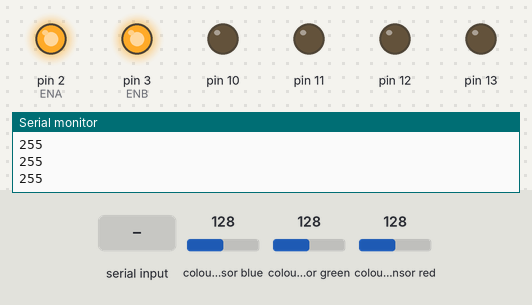
A sketch run on a simulated Arduino Uno, built with avr-gcc and run on an emulated ATmega328P. On the bench: output pins drawn as LEDs (lit = HIGH), the last lines printed to the serial monitor. Wiring (inferred from the names in the program): TCS3200 colour sensor: output pin 8; S2 pin 5; S3 pin 4; S0 pin 7; S1 pin 6. Inputs (shaded band) come from the test bench; at power-on: colour sensor blue 128, colour sensor green 128, colour sensor red 128. Pins used as bus, display or sensor lines are not drawn.

Above: at 1.2 s.
1.3 s: "F" received over Serial
At 2.4 s:
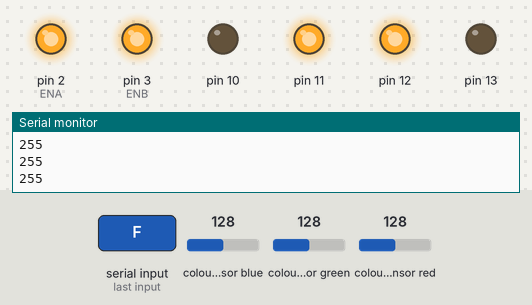
2.8 s: colour sensor blue set to 136
At 3.8 s:
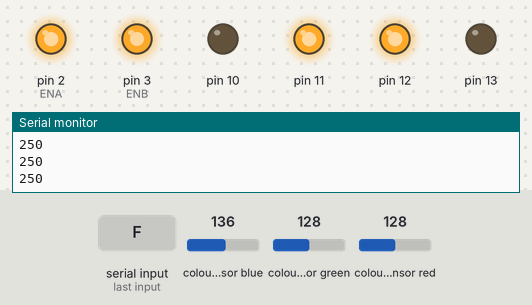
4.3 s: "B" received over Serial
At 5.3 s:
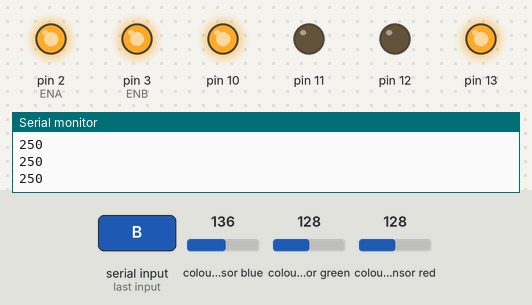
5.8 s: colour sensor green set to 133
At 6.7 s:
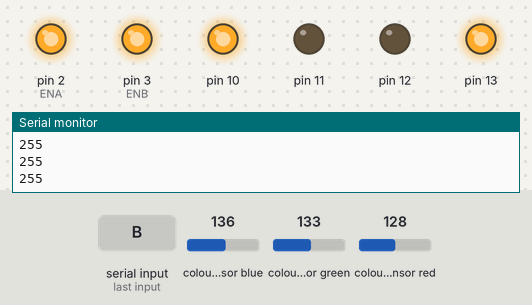
7.3 s: colour sensor green set to 140
At 8.1 s:
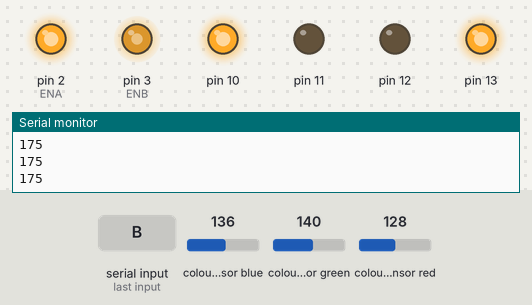
8.8 s: "R" received over Serial
At 9.5 s:
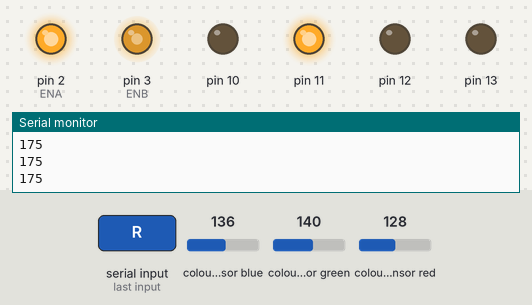
Timing chart, 0 to 11.3 s (numbered marks = the images above; inputs shaded):
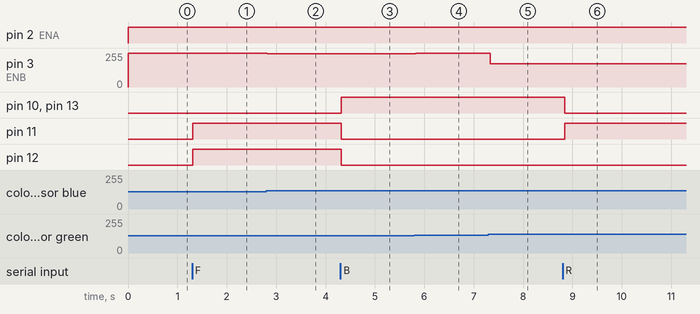

Measured:
- the behaviour switches between 136 and 137 on colour sensor green (found by bisection; images 4 and 5)
- after the input at 1.3 s, pin 11, pin 12: LOW → HIGH at once
- after the input at 2.8 s, pin 3 (ENB): 255/255 → 250/255 at once
- after the input at 4.3 s, pin 10, pin 13: LOW → HIGH at once; pin 11, pin 12: HIGH → LOW at once
- after the input at 5.8 s, pin 3 (ENB): 250/255 → 255/255 at once
- after the input at 7.3 s, pin 3 (ENB): 255/255 → 175/255 at once
- after the input at 8.8 s, pin 10, pin 13: HIGH → LOW after 0.05 s; pin 11: LOW → HIGH after 0.05 s

The sketch:

final_code.ino
```cpp
const int ENA = 2;
const int ENB = 3;
const int s0 = 7;
const int s1 = 6;
const int s2 = 5;
const int s3 = 4;
const int out = 8;
int red = 0;
int green = 0;
int blue = 0;
char t;
void speed_control(int,int);
int color_sensor_function();
void color();
void setup() {
pinMode (ENA, OUTPUT);
pinMode (ENB, OUTPUT);
pinMode(13,OUTPUT);
pinMode(12,OUTPUT);
pinMode(11,OUTPUT);
pinMode(10,OUTPUT);
Serial.begin(9600);
pinMode(s0, OUTPUT);
pinMode(s1, OUTPUT);
pinMode(s2, OUTPUT);
pinMode(s3, OUTPUT);
pinMode(out, INPUT);
digitalWrite(s0, HIGH);
digitalWrite(s1, HIGH);
}
void loop() {
if(Serial.available()){
  t = Serial.read();
  Serial.println(t);
}
if(t == 'F'){
  digitalWrite(13,LOW);
  digitalWrite(12,HIGH);
  digitalWrite(11,HIGH);
  digitalWrite(10,LOW);
}
else if(t == 'B'){
  digitalWrite(13,HIGH);
  digitalWrite(12,LOW);
  digitalWrite(11,LOW);
  digitalWrite(10,HIGH);
}
else if(t == 'R'){
  digitalWrite(13,LOW);
  digitalWrite(12,LOW);
  digitalWrite(10,LOW);
  digitalWrite(11,HIGH);
}
else if(t == 'L'){
  digitalWrite(12,HIGH);
  digitalWrite(13,LOW);
  digitalWrite(11,LOW);
  digitalWrite(10,LOW);
}
else if(t == 'S'){
  digitalWrite(13,LOW);
  digitalWrite(12,LOW);
  digitalWrite(11,LOW);
  digitalWrite(10,LOW);
}
int CS=color_sensor_function();
if(CS==4) {
  speed_control(255,255);
  Serial.println(255);
}
if(CS==1) {
  speed_control(250,250);
  Serial.println(250);
}
if(CS==2) {
  speed_control(175,175);
  Serial.println(175);
}
if(CS==3) {
  speed_control(135,135);
  Serial.println(135);
}
delay(100);
}
void speed_control(int a,int b) {
  analogWrite(ENA, a);
  analogWrite(ENB, b);
}
int color_sensor_function()
{
  color();
  if (red < blue && red < green && red < 20) return 3; //red
  if (blue < red && blue < green) return 1;//blue
  if (green < red && green < blue) return 2;//green
  return 4;
 }
void color()
{
  digitalWrite(s2, LOW);
  digitalWrite(s3, LOW);
  red = pulseIn(out, digitalRead(out) == HIGH ? LOW : HIGH);
  digitalWrite(s3, HIGH);
  blue = pulseIn(out, digitalRead(out) == HIGH ? LOW : HIGH);
  digitalWrite(s2, HIGH);
  green = pulseIn(out, digitalRead(out) == HIGH ? LOW : HIGH);
}
```
